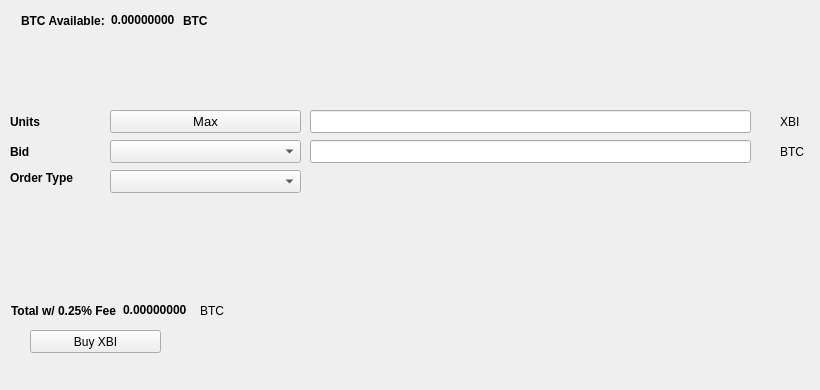
   <widget class="QWidget" name="BuyTab">
    <attribute name="title">
     <string>Buy</string>
    </attribute>
    <widget class="QPushButton" name="BuyXBI">
     <property name="geometry">
      <rect>
       <x>30</x>
       <y>330</y>
       <width>131</width>
       <height>23</height>
      </rect>
     </property>
     <property name="text">
      <string>Buy XBI</string>
     </property>
     <property name="icon">
      <iconset resource="../xbi.qrc">
       <normaloff>:/icons/bitcoin</normaloff>:/icons/bitcoin</iconset>
     </property>
    </widget>
    <widget class="QLabel" name="label_3">
     <property name="geometry">
      <rect>
       <x>10</x>
       <y>110</y>
       <width>46</width>
       <height>23</height>
      </rect>
     </property>
     <property name="font">
      <font>
       <weight>75</weight>
       <bold>true</bold>
      </font>
     </property>
     <property name="text">
      <string>Units</string>
     </property>
    </widget>
    <widget class="QLineEdit" name="UnitsInput">
     <property name="geometry">
      <rect>
       <x>310</x>
       <y>110</y>
       <width>441</width>
       <height>23</height>
      </rect>
     </property>
     <property name="font">
      <font>
       <pointsize>9</pointsize>
       <weight>75</weight>
       <bold>true</bold>
      </font>
     </property>
    </widget>
    <widget class="QLineEdit" name="BuyBidPriceEdit">
     <property name="geometry">
      <rect>
       <x>310</x>
       <y>140</y>
       <width>441</width>
       <height>23</height>
      </rect>
     </property>
     <property name="font">
      <font>
       <pointsize>9</pointsize>
       <weight>75</weight>
       <bold>true</bold>
      </font>
     </property>
    </widget>
    <widget class="QLabel" name="label_4">
     <property name="geometry">
      <rect>
       <x>780</x>
       <y>110</y>
       <width>31</width>
       <height>23</height>
      </rect>
     </property>
     <property name="text">
      <string>XBI</string>
     </property>
    </widget>
    <widget class="QLabel" name="label_5">
     <property name="geometry">
      <rect>
       <x>780</x>
       <y>140</y>
       <width>31</width>
       <height>23</height>
      </rect>
     </property>
     <property name="text">
      <string>BTC</string>
     </property>
    </widget>
    <widget class="QLabel" name="label_6">
     <property name="geometry">
      <rect>
       <x>10</x>
       <y>140</y>
       <width>46</width>
       <height>23</height>
      </rect>
     </property>
     <property name="font">
      <font>
       <weight>75</weight>
       <bold>true</bold>
      </font>
     </property>
     <property name="text">
      <string>Bid</string>
     </property>
    </widget>
    <widget class="QLabel" name="label_7">
     <property name="geometry">
      <rect>
       <x>10</x>
       <y>170</y>
       <width>91</width>
       <height>16</height>
      </rect>
     </property>
     <property name="font">
      <font>
       <weight>75</weight>
       <bold>true</bold>
      </font>
     </property>
     <property name="text">
      <string>Order Type</string>
     </property>
    </widget>
    <widget class="QPushButton" name="Buy_Max_Amount">
     <property name="geometry">
      <rect>
       <x>110</x>
       <y>110</y>
       <width>191</width>
       <height>23</height>
      </rect>
     </property>
     <property name="font">
      <font>
       <pointsize>10</pointsize>
      </font>
     </property>
     <property name="text">
      <string>Max</string>
     </property>
    </widget>
    <widget class="QComboBox" name="BuyBidcomboBox">
     <property name="geometry">
      <rect>
       <x>110</x>
       <y>140</y>
       <width>191</width>
       <height>23</height>
      </rect>
     </property>
     <property name="font">
      <font>
       <pointsize>10</pointsize>
      </font>
     </property>
    </widget>
    <widget class="QComboBox" name="buyOrdertypeCombo">
     <property name="geometry">
      <rect>
       <x>110</x>
       <y>170</y>
       <width>191</width>
       <height>23</height>
      </rect>
     </property>
     <property name="font">
      <font>
       <pointsize>10</pointsize>
      </font>
     </property>
    </widget>
    <widget class="QWidget" name="layoutWidget1">
     <property name="geometry">
      <rect>
       <x>21</x>
       <y>11</y>
       <width>227</width>
       <height>19</height>
      </rect>
     </property>
     <layout class="QHBoxLayout" name="horizontalLayout_3">
      <item>
       <widget class="QLabel" name="label232">
        <property name="font">
         <font>
          <weight>75</weight>
          <bold>true</bold>
         </font>
        </property>
        <property name="text">
         <string>BTC Available:</string>
        </property>
       </widget>
      </item>
      <item>
       <widget class="QLabel" name="BtcAvailableLbl">
        <property name="palette">
         <palette>
          <active>
           <colorrole role="WindowText">
            <brush brushstyle="SolidPattern">
             <color alpha="255">
              <red>0</red>
              <green>0</green>
              <blue>0</blue>
             </color>
            </brush>
           </colorrole>
           <colorrole role="Button">
            <brush brushstyle="SolidPattern">
             <color alpha="255">
              <red>0</red>
              <green>170</green>
              <blue>0</blue>
             </color>
            </brush>
           </colorrole>
           <colorrole role="Light">
            <brush brushstyle="SolidPattern">
             <color alpha="255">
              <red>0</red>
              <green>255</green>
              <blue>0</blue>
             </color>
            </brush>
           </colorrole>
           <colorrole role="Midlight">
            <brush brushstyle="SolidPattern">
             <color alpha="255">
              <red>0</red>
              <green>212</green>
              <blue>0</blue>
             </color>
            </brush>
           </colorrole>
           <colorrole role="Dark">
            <brush brushstyle="SolidPattern">
             <color alpha="255">
              <red>0</red>
              <green>85</green>
              <blue>0</blue>
             </color>
            </brush>
           </colorrole>
           <colorrole role="Mid">
            <brush brushstyle="SolidPattern">
             <color alpha="255">
              <red>0</red>
              <green>113</green>
              <blue>0</blue>
             </color>
            </brush>
           </colorrole>
           <colorrole role="Text">
            <brush brushstyle="SolidPattern">
             <color alpha="255">
              <red>0</red>
              <green>170</green>
              <blue>0</blue>
             </color>
            </brush>
           </colorrole>
           <colorrole role="BrightText">
            <brush brushstyle="SolidPattern">
             <color alpha="255">
              <red>255</red>
              <green>255</green>
              <blue>255</blue>
             </color>
            </brush>
           </colorrole>
           <colorrole role="ButtonText">
            <brush brushstyle="SolidPattern">
             <color alpha="255">
              <red>0</red>
              <green>0</green>
              <blue>0</blue>
             </color>
            </brush>
           </colorrole>
           <colorrole role="Base">
            <brush brushstyle="SolidPattern">
             <color alpha="255">
              <red>255</red>
              <green>255</green>
              <blue>255</blue>
             </color>
            </brush>
           </colorrole>
           <colorrole role="Window">
            <brush brushstyle="SolidPattern">
             <color alpha="255">
              <red>0</red>
              <green>170</green>
              <blue>0</blue>
             </color>
            </brush>
           </colorrole>
           <colorrole role="Shadow">
            <brush brushstyle="SolidPattern">
             <color alpha="255">
              <red>0</red>
              <green>0</green>
              <blue>0</blue>
             </color>
            </brush>
           </colorrole>
           <colorrole role="AlternateBase">
            <brush brushstyle="SolidPattern">
             <color alpha="255">
              <red>127</red>
              <green>212</green>
              <blue>127</blue>
             </color>
            </brush>
           </colorrole>
           <colorrole role="ToolTipBase">
            <brush brushstyle="SolidPattern">
             <color alpha="255">
              <red>255</red>
              <green>255</green>
              <blue>220</blue>
             </color>
            </brush>
           </colorrole>
           <colorrole role="ToolTipText">
            <brush brushstyle="SolidPattern">
             <color alpha="255">
              <red>0</red>
              <green>0</green>
              <blue>0</blue>
             </color>
            </brush>
           </colorrole>
          </active>
          <inactive>
           <colorrole role="WindowText">
            <brush brushstyle="SolidPattern">
             <color alpha="255">
              <red>0</red>
              <green>0</green>
              <blue>0</blue>
             </color>
            </brush>
           </colorrole>
           <colorrole role="Button">
            <brush brushstyle="SolidPattern">
             <color alpha="255">
              <red>0</red>
              <green>170</green>
              <blue>0</blue>
             </color>
            </brush>
           </colorrole>
           <colorrole role="Light">
            <brush brushstyle="SolidPattern">
             <color alpha="255">
              <red>0</red>
              <green>255</green>
              <blue>0</blue>
             </color>
            </brush>
           </colorrole>
           <colorrole role="Midlight">
            <brush brushstyle="SolidPattern">
             <color alpha="255">
              <red>0</red>
              <green>212</green>
              <blue>0</blue>
             </color>
            </brush>
           </colorrole>
           <colorrole role="Dark">
            <brush brushstyle="SolidPattern">
             <color alpha="255">
              <red>0</red>
              <green>85</green>
              <blue>0</blue>
             </color>
            </brush>
           </colorrole>
           <colorrole role="Mid">
            <brush brushstyle="SolidPattern">
             <color alpha="255">
              <red>0</red>
              <green>113</green>
              <blue>0</blue>
             </color>
            </brush>
           </colorrole>
           <colorrole role="Text">
            <brush brushstyle="SolidPattern">
             <color alpha="255">
              <red>0</red>
              <green>170</green>
              <blue>0</blue>
             </color>
            </brush>
           </colorrole>
           <colorrole role="BrightText">
            <brush brushstyle="SolidPattern">
             <color alpha="255">
              <red>255</red>
              <green>255</green>
              <blue>255</blue>
             </color>
            </brush>
           </colorrole>
           <colorrole role="ButtonText">
            <brush brushstyle="SolidPattern">
             <color alpha="255">
              <red>0</red>
              <green>0</green>
              <blue>0</blue>
             </color>
            </brush>
           </colorrole>
           <colorrole role="Base">
            <brush brushstyle="SolidPattern">
             <color alpha="255">
              <red>255</red>
              <green>255</green>
              <blue>255</blue>
             </color>
            </brush>
           </colorrole>
           <colorrole role="Window">
            <brush brushstyle="SolidPattern">
             <color alpha="255">
              <red>0</red>
              <green>170</green>
              <blue>0</blue>
             </color>
            </brush>
           </colorrole>
           <colorrole role="Shadow">
            <brush brushstyle="SolidPattern">
             <color alpha="255">
              <red>0</red>
              <green>0</green>
              <blue>0</blue>
             </color>
            </brush>
           </colorrole>
           <colorrole role="AlternateBase">
            <brush brushstyle="SolidPattern">
             <color alpha="255">
              <red>127</red>
              <green>212</green>
              <blue>127</blue>
             </color>
            </brush>
           </colorrole>
           <colorrole role="ToolTipBase">
            <brush brushstyle="SolidPattern">
             <color alpha="255">
              <red>255</red>
              <green>255</green>
              <blue>220</blue>
             </color>
            </brush>
           </colorrole>
           <colorrole role="ToolTipText">
            <brush brushstyle="SolidPattern">
             <color alpha="255">
              <red>0</red>
              <green>0</green>
              <blue>0</blue>
             </color>
            </brush>
           </colorrole>
          </inactive>
          <disabled>
           <colorrole role="WindowText">
            <brush brushstyle="SolidPattern">
             <color alpha="255">
              <red>0</red>
              <green>85</green>
              <blue>0</blue>
             </color>
            </brush>
           </colorrole>
           <colorrole role="Button">
            <brush brushstyle="SolidPattern">
             <color alpha="255">
              <red>0</red>
              <green>170</green>
              <blue>0</blue>
             </color>
            </brush>
           </colorrole>
           <colorrole role="Light">
            <brush brushstyle="SolidPattern">
             <color alpha="255">
              <red>0</red>
              <green>255</green>
              <blue>0</blue>
             </color>
            </brush>
           </colorrole>
           <colorrole role="Midlight">
            <brush brushstyle="SolidPattern">
             <color alpha="255">
              <red>0</red>
              <green>212</green>
              <blue>0</blue>
             </color>
            </brush>
           </colorrole>
           <colorrole role="Dark">
            <brush brushstyle="SolidPattern">
             <color alpha="255">
              <red>0</red>
              <green>85</green>
              <blue>0</blue>
             </color>
            </brush>
           </colorrole>
           <colorrole role="Mid">
            <brush brushstyle="SolidPattern">
             <color alpha="255">
              <red>0</red>
              <green>113</green>
              <blue>0</blue>
             </color>
            </brush>
           </colorrole>
           <colorrole role="Text">
            <brush brushstyle="SolidPattern">
             <color alpha="255">
              <red>0</red>
              <green>85</green>
              <blue>0</blue>
             </color>
            </brush>
           </colorrole>
           <colorrole role="BrightText">
            <brush brushstyle="SolidPattern">
             <color alpha="255">
              <red>255</red>
              <green>255</green>
              <blue>255</blue>
             </color>
            </brush>
           </colorrole>
           <colorrole role="ButtonText">
            <brush brushstyle="SolidPattern">
             <color alpha="255">
              <red>0</red>
              <green>85</green>
              <blue>0</blue>
             </color>
            </brush>
           </colorrole>
           <colorrole role="Base">
            <brush brushstyle="SolidPattern">
             <color alpha="255">
              <red>0</red>
              <green>170</green>
              <blue>0</blue>
             </color>
            </brush>
           </colorrole>
           <colorrole role="Window">
            <brush brushstyle="SolidPattern">
             <color alpha="255">
              <red>0</red>
              <green>170</green>
              <blue>0</blue>
             </color>
            </brush>
           </colorrole>
           <colorrole role="Shadow">
            <brush brushstyle="SolidPattern">
             <color alpha="255">
              <red>0</red>
              <green>0</green>
              <blue>0</blue>
             </color>
            </brush>
           </colorrole>
           <colorrole role="AlternateBase">
            <brush brushstyle="SolidPattern">
             <color alpha="255">
              <red>0</red>
              <green>170</green>
              <blue>0</blue>
             </color>
            </brush>
           </colorrole>
           <colorrole role="ToolTipBase">
            <brush brushstyle="SolidPattern">
             <color alpha="255">
              <red>255</red>
              <green>255</green>
              <blue>220</blue>
             </color>
            </brush>
           </colorrole>
           <colorrole role="ToolTipText">
            <brush brushstyle="SolidPattern">
             <color alpha="255">
              <red>0</red>
              <green>0</green>
              <blue>0</blue>
             </color>
            </brush>
           </colorrole>
          </disabled>
         </palette>
        </property>
        <property name="font">
         <font>
          <weight>75</weight>
          <bold>true</bold>
         </font>
        </property>
        <property name="text">
         <string>0.00000000</string>
        </property>
        <property name="textInteractionFlags">
         <set>Qt::LinksAccessibleByMouse|Qt::TextSelectableByKeyboard|Qt::TextSelectableByMouse</set>
        </property>
       </widget>
      </item>
      <item>
       <widget class="QLabel" name="BtcAvailableLbl_2">
        <property name="font">
         <font>
          <weight>75</weight>
          <bold>true</bold>
         </font>
        </property>
        <property name="text">
         <string>BTC</string>
        </property>
       </widget>
      </item>
     </layout>
    </widget>
    <widget class="QWidget" name="layoutWidge2">
     <property name="geometry">
      <rect>
       <x>11</x>
       <y>301</y>
       <width>259</width>
       <height>19</height>
      </rect>
     </property>
     <layout class="QHBoxLayout" name="horizontalLayout_4">
      <item>
       <widget class="QLabel" name="label_9">
        <property name="font">
         <font>
          <weight>75</weight>
          <bold>true</bold>
         </font>
        </property>
        <property name="text">
         <string>Total w/ 0.25% Fee</string>
        </property>
       </widget>
      </item>
      <item>
       <widget class="QLabel" name="BuyCostLabel">
        <property name="palette">
         <palette>
          <active>
           <colorrole role="WindowText">
            <brush brushstyle="SolidPattern">
             <color alpha="255">
              <red>0</red>
              <green>0</green>
              <blue>0</blue>
             </color>
            </brush>
           </colorrole>
           <colorrole role="Button">
            <brush brushstyle="SolidPattern">
             <color alpha="255">
              <red>0</red>
              <green>170</green>
              <blue>0</blue>
             </color>
            </brush>
           </colorrole>
           <colorrole role="Light">
            <brush brushstyle="SolidPattern">
             <color alpha="255">
              <red>0</red>
              <green>255</green>
              <blue>0</blue>
             </color>
            </brush>
           </colorrole>
           <colorrole role="Midlight">
            <brush brushstyle="SolidPattern">
             <color alpha="255">
              <red>0</red>
              <green>212</green>
              <blue>0</blue>
             </color>
            </brush>
           </colorrole>
           <colorrole role="Dark">
            <brush brushstyle="SolidPattern">
             <color alpha="255">
              <red>0</red>
              <green>85</green>
              <blue>0</blue>
             </color>
            </brush>
           </colorrole>
           <colorrole role="Mid">
            <brush brushstyle="SolidPattern">
             <color alpha="255">
              <red>0</red>
              <green>113</green>
              <blue>0</blue>
             </color>
            </brush>
           </colorrole>
           <colorrole role="Text">
            <brush brushstyle="SolidPattern">
             <color alpha="255">
              <red>0</red>
              <green>170</green>
              <blue>0</blue>
             </color>
            </brush>
           </colorrole>
           <colorrole role="BrightText">
            <brush brushstyle="SolidPattern">
             <color alpha="255">
              <red>255</red>
              <green>255</green>
              <blue>255</blue>
             </color>
            </brush>
           </colorrole>
           <colorrole role="ButtonText">
            <brush brushstyle="SolidPattern">
             <color alpha="255">
              <red>0</red>
              <green>0</green>
              <blue>0</blue>
             </color>
            </brush>
           </colorrole>
           <colorrole role="Base">
            <brush brushstyle="SolidPattern">
             <color alpha="255">
              <red>255</red>
              <green>255</green>
              <blue>255</blue>
             </color>
            </brush>
           </colorrole>
           <colorrole role="Window">
            <brush brushstyle="SolidPattern">
             <color alpha="255">
              <red>0</red>
              <green>170</green>
              <blue>0</blue>
             </color>
            </brush>
           </colorrole>
           <colorrole role="Shadow">
            <brush brushstyle="SolidPattern">
             <color alpha="255">
              <red>0</red>
              <green>0</green>
              <blue>0</blue>
             </color>
            </brush>
           </colorrole>
           <colorrole role="AlternateBase">
            <brush brushstyle="SolidPattern">
             <color alpha="255">
              <red>127</red>
              <green>212</green>
              <blue>127</blue>
             </color>
            </brush>
           </colorrole>
           <colorrole role="ToolTipBase">
            <brush brushstyle="SolidPattern">
             <color alpha="255">
              <red>255</red>
              <green>255</green>
              <blue>220</blue>
             </color>
            </brush>
           </colorrole>
           <colorrole role="ToolTipText">
            <brush brushstyle="SolidPattern">
             <color alpha="255">
              <red>0</red>
              <green>0</green>
              <blue>0</blue>
             </color>
            </brush>
           </colorrole>
          </active>
          <inactive>
           <colorrole role="WindowText">
            <brush brushstyle="SolidPattern">
             <color alpha="255">
              <red>0</red>
              <green>0</green>
              <blue>0</blue>
             </color>
            </brush>
           </colorrole>
           <colorrole role="Button">
            <brush brushstyle="SolidPattern">
             <color alpha="255">
              <red>0</red>
              <green>170</green>
              <blue>0</blue>
             </color>
            </brush>
           </colorrole>
           <colorrole role="Light">
            <brush brushstyle="SolidPattern">
             <color alpha="255">
              <red>0</red>
              <green>255</green>
              <blue>0</blue>
             </color>
            </brush>
           </colorrole>
           <colorrole role="Midlight">
            <brush brushstyle="SolidPattern">
             <color alpha="255">
              <red>0</red>
              <green>212</green>
              <blue>0</blue>
             </color>
            </brush>
           </colorrole>
           <colorrole role="Dark">
            <brush brushstyle="SolidPattern">
             <color alpha="255">
              <red>0</red>
              <green>85</green>
              <blue>0</blue>
             </color>
            </brush>
           </colorrole>
           <colorrole role="Mid">
            <brush brushstyle="SolidPattern">
             <color alpha="255">
              <red>0</red>
              <green>113</green>
              <blue>0</blue>
             </color>
            </brush>
           </colorrole>
           <colorrole role="Text">
            <brush brushstyle="SolidPattern">
             <color alpha="255">
              <red>0</red>
              <green>170</green>
              <blue>0</blue>
             </color>
            </brush>
           </colorrole>
           <colorrole role="BrightText">
            <brush brushstyle="SolidPattern">
             <color alpha="255">
              <red>255</red>
              <green>255</green>
              <blue>255</blue>
             </color>
            </brush>
           </colorrole>
           <colorrole role="ButtonText">
            <brush brushstyle="SolidPattern">
             <color alpha="255">
              <red>0</red>
              <green>0</green>
              <blue>0</blue>
             </color>
            </brush>
           </colorrole>
           <colorrole role="Base">
            <brush brushstyle="SolidPattern">
             <color alpha="255">
              <red>255</red>
              <green>255</green>
              <blue>255</blue>
             </color>
            </brush>
           </colorrole>
           <colorrole role="Window">
            <brush brushstyle="SolidPattern">
             <color alpha="255">
              <red>0</red>
              <green>170</green>
              <blue>0</blue>
             </color>
            </brush>
           </colorrole>
           <colorrole role="Shadow">
            <brush brushstyle="SolidPattern">
             <color alpha="255">
              <red>0</red>
              <green>0</green>
              <blue>0</blue>
             </color>
            </brush>
           </colorrole>
           <colorrole role="AlternateBase">
            <brush brushstyle="SolidPattern">
             <color alpha="255">
              <red>127</red>
              <green>212</green>
              <blue>127</blue>
             </color>
            </brush>
           </colorrole>
           <colorrole role="ToolTipBase">
            <brush brushstyle="SolidPattern">
             <color alpha="255">
              <red>255</red>
              <green>255</green>
              <blue>220</blue>
             </color>
            </brush>
           </colorrole>
           <colorrole role="ToolTipText">
            <brush brushstyle="SolidPattern">
             <color alpha="255">
              <red>0</red>
              <green>0</green>
              <blue>0</blue>
             </color>
            </brush>
           </colorrole>
          </inactive>
          <disabled>
           <colorrole role="WindowText">
            <brush brushstyle="SolidPattern">
             <color alpha="255">
              <red>0</red>
              <green>85</green>
              <blue>0</blue>
             </color>
            </brush>
           </colorrole>
           <colorrole role="Button">
            <brush brushstyle="SolidPattern">
             <color alpha="255">
              <red>0</red>
              <green>170</green>
              <blue>0</blue>
             </color>
            </brush>
           </colorrole>
           <colorrole role="Light">
            <brush brushstyle="SolidPattern">
             <color alpha="255">
              <red>0</red>
              <green>255</green>
              <blue>0</blue>
             </color>
            </brush>
           </colorrole>
           <colorrole role="Midlight">
            <brush brushstyle="SolidPattern">
             <color alpha="255">
              <red>0</red>
              <green>212</green>
              <blue>0</blue>
             </color>
            </brush>
           </colorrole>
           <colorrole role="Dark">
            <brush brushstyle="SolidPattern">
             <color alpha="255">
              <red>0</red>
              <green>85</green>
              <blue>0</blue>
             </color>
            </brush>
           </colorrole>
           <colorrole role="Mid">
            <brush brushstyle="SolidPattern">
             <color alpha="255">
              <red>0</red>
              <green>113</green>
              <blue>0</blue>
             </color>
            </brush>
           </colorrole>
           <colorrole role="Text">
            <brush brushstyle="SolidPattern">
             <color alpha="255">
              <red>0</red>
              <green>85</green>
              <blue>0</blue>
             </color>
            </brush>
           </colorrole>
           <colorrole role="BrightText">
            <brush brushstyle="SolidPattern">
             <color alpha="255">
              <red>255</red>
              <green>255</green>
              <blue>255</blue>
             </color>
            </brush>
           </colorrole>
           <colorrole role="ButtonText">
            <brush brushstyle="SolidPattern">
             <color alpha="255">
              <red>0</red>
              <green>85</green>
              <blue>0</blue>
             </color>
            </brush>
           </colorrole>
           <colorrole role="Base">
            <brush brushstyle="SolidPattern">
             <color alpha="255">
              <red>0</red>
              <green>170</green>
              <blue>0</blue>
             </color>
            </brush>
           </colorrole>
           <colorrole role="Window">
            <brush brushstyle="SolidPattern">
             <color alpha="255">
              <red>0</red>
              <green>170</green>
              <blue>0</blue>
             </color>
            </brush>
           </colorrole>
           <colorrole role="Shadow">
            <brush brushstyle="SolidPattern">
             <color alpha="255">
              <red>0</red>
              <green>0</green>
              <blue>0</blue>
             </color>
            </brush>
           </colorrole>
           <colorrole role="AlternateBase">
            <brush brushstyle="SolidPattern">
             <color alpha="255">
              <red>0</red>
              <green>170</green>
              <blue>0</blue>
             </color>
            </brush>
           </colorrole>
           <colorrole role="ToolTipBase">
            <brush brushstyle="SolidPattern">
             <color alpha="255">
              <red>255</red>
              <green>255</green>
              <blue>220</blue>
             </color>
            </brush>
           </colorrole>
           <colorrole role="ToolTipText">
            <brush brushstyle="SolidPattern">
             <color alpha="255">
              <red>0</red>
              <green>0</green>
              <blue>0</blue>
             </color>
            </brush>
           </colorrole>
          </disabled>
         </palette>
        </property>
        <property name="font">
         <font>
          <weight>75</weight>
          <bold>true</bold>
         </font>
        </property>
        <property name="autoFillBackground">
         <bool>false</bool>
        </property>
        <property name="text">
         <string>0.00000000</string>
        </property>
        <property name="textInteractionFlags">
         <set>Qt::LinksAccessibleByMouse|Qt::TextSelectableByMouse</set>
        </property>
       </widget>
      </item>
      <item>
       <widget class="QLabel" name="label_10">
        <property name="font">
         <font>
          <weight>50</weight>
          <bold>false</bold>
         </font>
        </property>
        <property name="text">
         <string>BTC</string>
        </property>
       </widget>
      </item>
     </layout>
    </widget>
    <widget class="QLabel" name="label_24">
     <property name="geometry">
      <rect>
       <x>460</x>
       <y>300</y>
       <width>281</width>
       <height>81</height>
      </rect>
     </property>
     <property name="text">
      <string/>
     </property>
     <property name="pixmap">
      <pixmap>:/images/bittrex</pixmap>
     </property>
    </widget>
   </widget>
